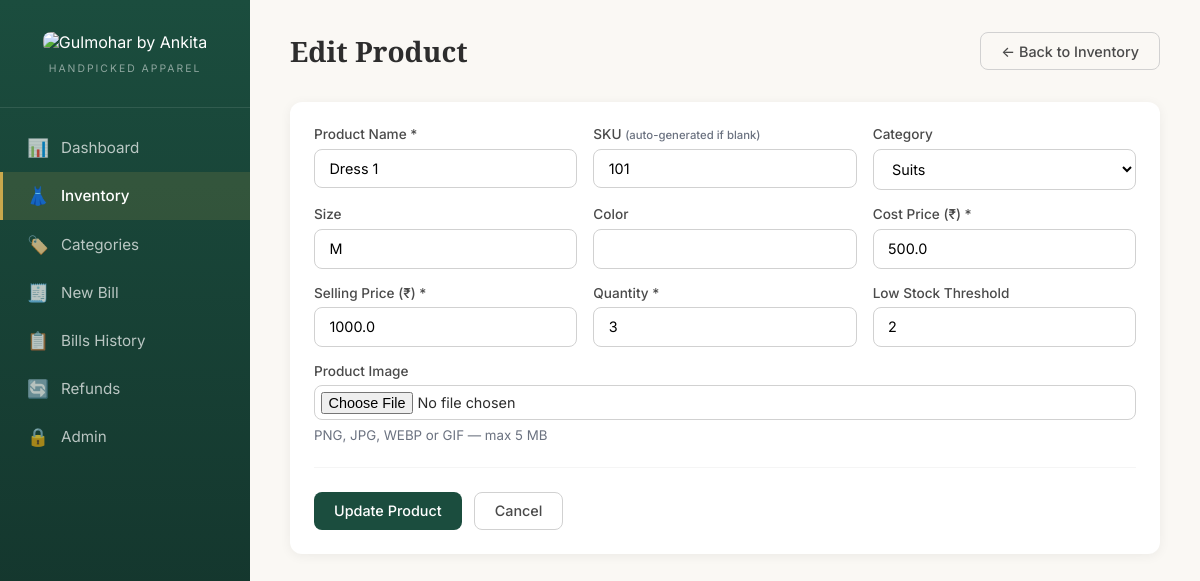
Screenshot of /inventory/edit/1 with the database file from the repository.
### tables this page shows
CREATE TABLE products (
            id INTEGER PRIMARY KEY AUTOINCREMENT,
            name TEXT NOT NULL,
            category_id INTEGER,
            sku TEXT UNIQUE,
            size TEXT,
            color TEXT,
            cost_price REAL NOT NULL DEFAULT 0,
            selling_price REAL NOT NULL DEFAULT 0,
            quantity INTEGER NOT NULL DEFAULT 0,
            low_stock_threshold INTEGER NOT NULL DEFAULT 5,
            created_at TEXT DEFAULT (datetime('now','localtime')),
            updated_at TEXT DEFAULT (datetime('now','localtime')), image_filename TEXT,
            FOREIGN KEY (category_id) REFERENCES categories(id)
        );

CREATE TABLE categories (
            id INTEGER PRIMARY KEY AUTOINCREMENT,
            name TEXT NOT NULL UNIQUE
        , sku_code TEXT);

### app.py (the view, shortened to what this page needs)
@app.route("/inventory/edit/<int:product_id>", methods=["GET", "POST"])
def edit_product(product_id):
    db = get_db()
    product = db.execute("SELECT * FROM products WHERE id = ?", (product_id,)).fetchone()
    if not product:
        flash("Product not found.", "error")
        return redirect(url_for("inventory"))
    categories = db.execute("SELECT * FROM categories ORDER BY name").fetchall()
    return render_template("product_form.html", product=product, categories=categories)

### app.py (called while the page is built)
def get_db():
    if "db" not in g:
        g.db = sqlite3.connect(DATABASE)
        g.db.row_factory = sqlite3.Row
        g.db.execute("PRAGMA foreign_keys = ON")
    return g.db

### templates/product_form.html (shortened to what this page needs)
{% extends "base.html" %}
{% block content %}
<div class="page-header">
    <h2>{{ "Edit" if product else "Add New" }} Product</h2>
    <a href="{{ url_for('inventory') }}" class="btn btn-outline">← Back to Inventory</a>
</div>
<div class="card form-card">
    <form method="POST" enctype="multipart/form-data">
        <div class="form-grid">
            <div class="form-group">
                <label for="name">Product Name *</label>
                <input type="text" id="name" name="name" class="input" required value="{{ product.name if product else '' }}">
            </div>
            <div class="form-group">
                <label for="sku">SKU <small style="color:#6b7280;">(auto-generated if blank)</small></label>
                <input type="text" id="sku" name="sku" class="input" value="{{ product.sku if product and product.sku else '' }}" placeholder="Auto-generated from category">
            </div>
            <div class="form-group">
                <label for="category_id">Category</label>
                <select id="category_id" name="category_id" class="input" onchange="generateSku()">
                    {% for c in categories %}
                    <option value="{{ c.id }}" data-sku="{{ c.sku_code or '' }}" {% if product and product.category_id == c.id %}selected{% endif %}>{{ c.name }}{% if c.sku_code %} ({{ c.sku_code }}){% endif %}</option>
                    {% endfor %}
                </select>
            </div>
            <div class="form-group">
                <label for="size">Size</label>
                <input type="text" id="size" name="size" class="input" placeholder="e.g. S, M, L, XL, Free Size" value="{{ product.size if product and product.size else '' }}">
            </div>
            <div class="form-group">
                <label for="color">Color</label>
                <input type="text" id="color" name="color" class="input" value="{{ product.color if product and product.color else '' }}">
            </div>
            <div class="form-group">
                <label for="cost_price">Cost Price (₹) *</label>
                <input type="number" id="cost_price" name="cost_price" class="input" step="0.01" min="0" required value="{{ product.cost_price if product else '0' }}">
            </div>
            <div class="form-group">
                <label for="selling_price">Selling Price (₹) *</label>
                <input type="number" id="selling_price" name="selling_price" class="input" step="0.01" min="0" required value="{{ product.selling_price if product else '0' }}">
            </div>
            <div class="form-group">
                <label for="quantity">Quantity *</label>
                <input type="number" id="quantity" name="quantity" class="input" min="0" required value="{{ product.quantity if product else '0' }}">
            </div>
            <div class="form-group">
                <label for="low_stock_threshold">Low Stock Threshold</label>
                <input type="number" id="low_stock_threshold" name="low_stock_threshold" class="input" min="0" value="{{ product.low_stock_threshold if product else '5' }}">
            </div>
        </div>
        <div class="form-group" style="margin-top:1rem;">
            <label>Product Image</label>
            <input type="file" id="image" name="image" accept="image/png,image/jpeg,image/webp,image/gif" class="input"
                   style="padding:0.35rem;" onchange="previewImage(event)">
            <small style="color:#6b7280;">PNG, JPG, WEBP or GIF — max 5 MB</small>
        </div>
        <div class="form-actions">
            <button type="submit" class="btn btn-primary">{{ "Update" if product else "Add" }} Product</button>
            <a href="{{ url_for('inventory') }}" class="btn btn-outline">Cancel</a>
        </div>
    </form>
</div>
{% endblock %}

### static/style.css (style rules this page uses)
:root { --emerald: #1B4D3E; --emerald-dark: #122F28; --emerald-light: #E8F0EC; --gold: #C9A84C; --gold-light: #FBF5E5; --copper: #C4875C; --copper-light: #FDF0E8; --sage: #5A8A6A; --sage-light: #EDF5EE; --cream: #FAF8F4; --charcoal: #2D2D2D; --gray-700: #4A4A4A; --gray-500: #8A8A8A; --gray-300: #D1D1D1; --gray-100: #F5F5F5; --white: #FFFFFF; --danger: #DC3545; --danger-light: #FDE8EA; --info: #6C7AE0; --info-light: #ECEFFE; --sidebar-width: 250px; --radius: 12px; --shadow: 0 2px 12px rgba(0,0,0,0.06); --shadow-hover: 0 4px 20px rgba(0,0,0,0.1); }
* { margin: 0; padding: 0; box-sizing: border-box; }
body { font-family: 'Inter', -apple-system, BlinkMacSystemFont, sans-serif; background: var(--cream); color: var(--charcoal); display: flex; min-height: 100vh; }
.page-header { display: flex; justify-content: space-between; align-items: center; margin-bottom: 2rem; flex-wrap: wrap; gap: 1rem; }
.page-header h2 { font-family: 'Playfair Display', serif; font-size: 1.75rem; font-weight: 600; color: var(--charcoal); }
.card { background: var(--white); border-radius: var(--radius); padding: 1.5rem; box-shadow: var(--shadow); margin-bottom: 1.5rem; }
.btn { display: inline-flex; align-items: center; gap: 0.5rem; padding: 0.6rem 1.25rem; border: none; border-radius: 8px; font-size: 0.9rem; font-weight: 500; cursor: pointer; text-decoration: none; transition: all 0.2s; font-family: inherit; }
.btn-primary { background: var(--emerald); color: var(--white); }
.btn-outline { background: transparent; border: 1.5px solid var(--gray-300); color: var(--gray-700); }
.form-card { max-width: 900px; }
.form-grid { display: grid; grid-template-columns: repeat(auto-fit, minmax(250px, 1fr)); gap: 1rem; }
.form-group { display: flex; flex-direction: column; gap: 0.4rem; }
.form-group label { font-size: 0.85rem; font-weight: 500; color: var(--gray-700); }
.input { padding: 0.65rem 0.9rem; border: 1.5px solid var(--gray-300); border-radius: 8px; font-size: 0.9rem; font-family: inherit; transition: border-color 0.2s; background: var(--white); }
.form-actions { display: flex; gap: 0.75rem; margin-top: 1.5rem; padding-top: 1.5rem; border-top: 1px solid var(--gray-100); }

### rows the page displays
products: name "Dress 1", sku "101", category_id "Suits", size "M", cost_price "500.0", selling_price "1000.0", quantity "3", low_stock_threshold "2"

### other values shown
{{ "Edit" if product else "Add New" }} "Edit"
{{ "Update" if product else "Add" }} "Update"
